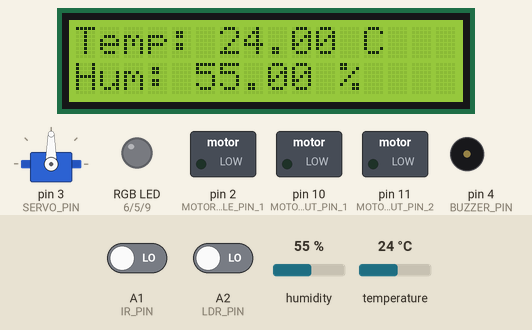
Simulated run of this sketch. Board: Arduino Uno, built with avr-gcc and run on an emulated ATmega328P. On the bench: 16×2 character LCD, servo, switched loads named in the sketch (green lamp = pin HIGH), an RGB LED mixed from three pins (HIGH = lit), buzzer (waves = sounding). The test bench sets the inputs (shaded band); at power-on: temperature 24 °C, A1 (IR_PIN) LOW, A2 (LDR_PIN) LOW, humidity 55 %. Pins used as bus, display or sensor lines are not drawn.

Above: at 1.2 s.
1.3 s: temperature set to 2 °C
At 3.1 s:
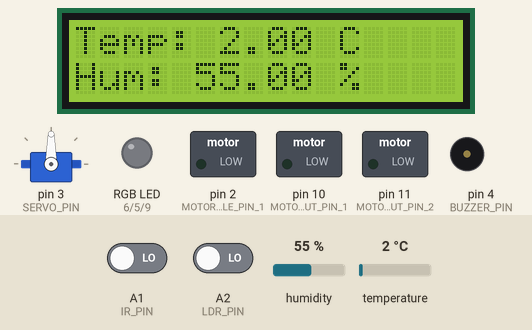
7.4 s: temperature set to 26 °C
At 9.8 s:
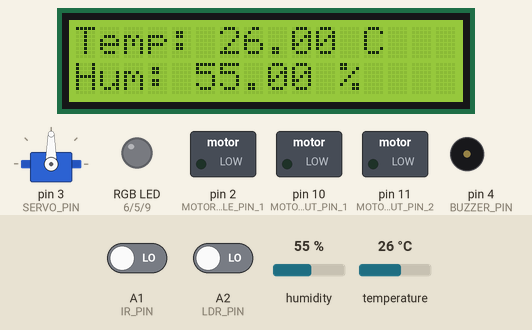
13.5 s: temperature set to 29 °C
At 15.7 s:
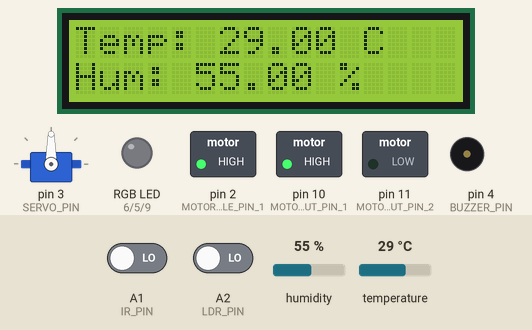
19.6 s: A1 (IR_PIN) driven HIGH
At 20.2 s:
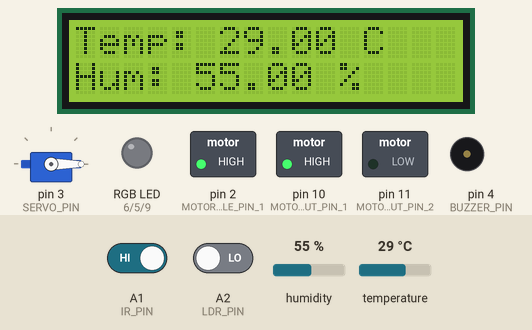
25.7 s: A1 (IR_PIN) driven LOW
At 25.87 s:
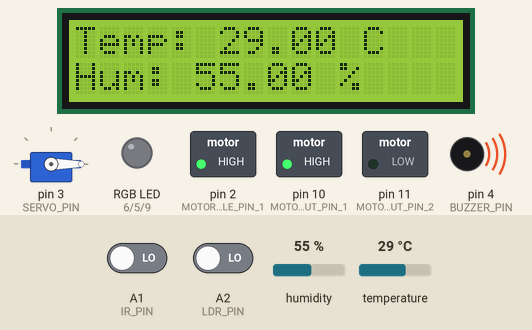
31.8 s: A2 (LDR_PIN) driven HIGH
At 32.3 s:
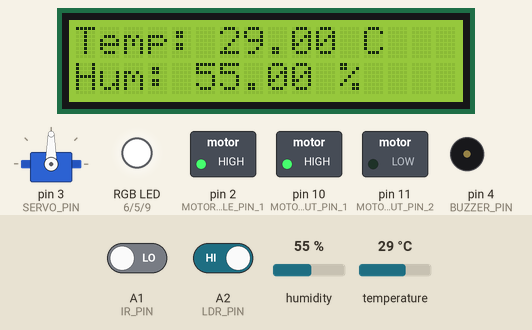
Timing chart, 0 to 34.8 s (numbered marks = the images above; inputs shaded):
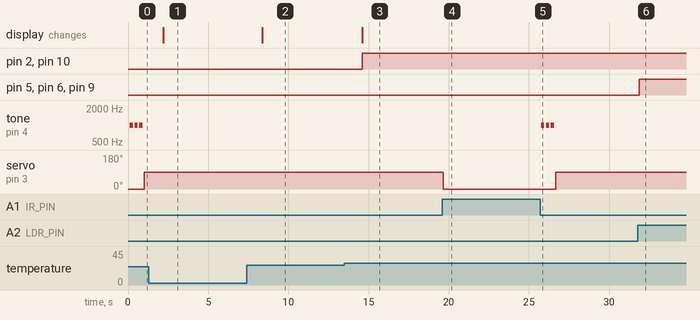

The sketch:

polyhouse_automation.ino
```cpp
#include <LiquidCrystal_I2C.h>
#include <Servo.h>
#include <DHT.h>

LiquidCrystal_I2C lcd(0x27, 16, 2);
#define DHTPIN A3
#define DHTTYPE DHT11
DHT dht(DHTPIN, DHTTYPE);
const int IR_PIN = A1;
bool doorOpen = false;
Servo doorServo;
const int SERVO_PIN = 3;
const int BUZZER_PIN = 4;
const int LDR_PIN = A2;
const int RED_PIN = 6;
const int GREEN_PIN = 5;
const int BLUE_PIN = 9;
const int MOTOR_ENABLE_PIN_1 = 2;
const int MOTOR_ENABLE_PIN_2 = 3;
const int MOTOR_INPUT_PIN_1 = 10;
const int MOTOR_INPUT_PIN_2 = 11;
const int TEMPERATURE_THRESHOLD = 27;

void setup() {
 lcd.init();
 lcd.backlight();
 doorServo.attach(SERVO_PIN);
 doorServo.write(0);
 pinMode(IR_PIN, INPUT);
 pinMode(BUZZER_PIN, OUTPUT);
 pinMode(RED_PIN, OUTPUT);
 pinMode(GREEN_PIN, OUTPUT);
 pinMode(BLUE_PIN, OUTPUT);
 pinMode(MOTOR_ENABLE_PIN_1, OUTPUT);
 pinMode(MOTOR_ENABLE_PIN_2, OUTPUT);
 pinMode(MOTOR_INPUT_PIN_1, OUTPUT);
 pinMode(MOTOR_INPUT_PIN_2, OUTPUT);
 dht.begin();
 Serial.begin(9600);
}

void loop() {
 float temperature = dht.readTemperature();
 float humidity = dht.readHumidity();
 if (isnan(temperature) || isnan(humidity)) {
   Serial.println("Failed to read from DHT sensor!");
   return;
 }
 lcd.clear();
 lcd.setCursor(0, 0);
 lcd.print("Temp: ");
 lcd.print(temperature);
 lcd.print(" C");
 lcd.setCursor(0, 1);
 lcd.print("Hum: ");
 lcd.print(humidity);
 lcd.print(" %");
 if (temperature > TEMPERATURE_THRESHOLD) {
   turnOnFan();
 } else {
   turnOffFan();
 }
 bool objectDetected = digitalRead(IR_PIN) == LOW;
 if (objectDetected && !doorOpen) {
   playDoorbell();
   openDoor();
   doorOpen = true;
 } else if (!objectDetected && doorOpen) {
   closeDoor();
   doorOpen = false;
 }
 int ldrValue = digitalRead(LDR_PIN);
 if (ldrValue == HIGH) {
   setRGBColor(255, 255, 255);
 } else {
   setRGBColor(0, 0, 0);
 }
 delay(100);
}

void turnOnFan() {
 digitalWrite(MOTOR_ENABLE_PIN_1, HIGH);
 digitalWrite(MOTOR_ENABLE_PIN_2, HIGH);
 digitalWrite(MOTOR_INPUT_PIN_1, HIGH);
 digitalWrite(MOTOR_INPUT_PIN_2, LOW);
}

void turnOffFan() {
 digitalWrite(MOTOR_ENABLE_PIN_1, LOW);
 digitalWrite(MOTOR_ENABLE_PIN_2, LOW);
 digitalWrite(MOTOR_INPUT_PIN_1, LOW);
 digitalWrite(MOTOR_INPUT_PIN_2, LOW);
}

void playDoorbell() {
 for (int i = 0; i < 3; i++) {
   tone(BUZZER_PIN, 1000, 200);
   delay(300);
 }
}

void openDoor() {
 doorServo.write(90);
}

void closeDoor() {
 doorServo.write(0);
}

void setRGBColor(int red, int green, int blue) {
 analogWrite(RED_PIN, red);
 analogWrite(GREEN_PIN, green);
 analogWrite(BLUE_PIN, blue);
}
```

Measured:
- the behaviour switches between 27 and 28 °C on temperature (found by bisection; images 2 and 3)
- after the input at 1.3 s, the display: changes after 0.89 s (image 1)
- after the input at 7.4 s, the display: changes after 0.98 s (image 2)
- after the input at 13.5 s, pin 2 (MOTOR_ENABLE_PIN_1), pin 10 (MOTOR_INPUT_PIN_1): LOW → HIGH after 1.1 s; the display: changes after 1.1 s (image 3)
- after the input at 19.6 s, servo on pin 3 (SERVO_PIN): 90° → 0° after 0.07 s
- after the input at 25.7 s, tone on pin 4 (BUZZER_PIN): alternates 1000 Hz for 0.20 s and silent for 0.10 s, 6 changes in all, then stays silent, starting after 0.07 s; servo on pin 3 (SERVO_PIN): 0° → 90° after 0.97 s
- after the input at 31.8 s, pin 5 (GREEN_PIN), pin 6 (RED_PIN), pin 9 (BLUE_PIN): LOW → HIGH after 0.08 s
- by itself, tone on pin 4 (BUZZER_PIN): alternates 1000 Hz for 0.20 s and silent for 0.10 s
